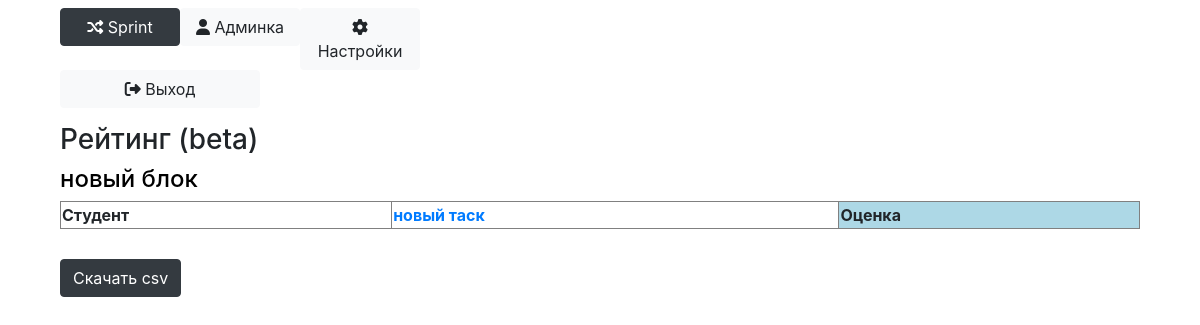
The app's page /rating?block_id=59 (signed in), older data.
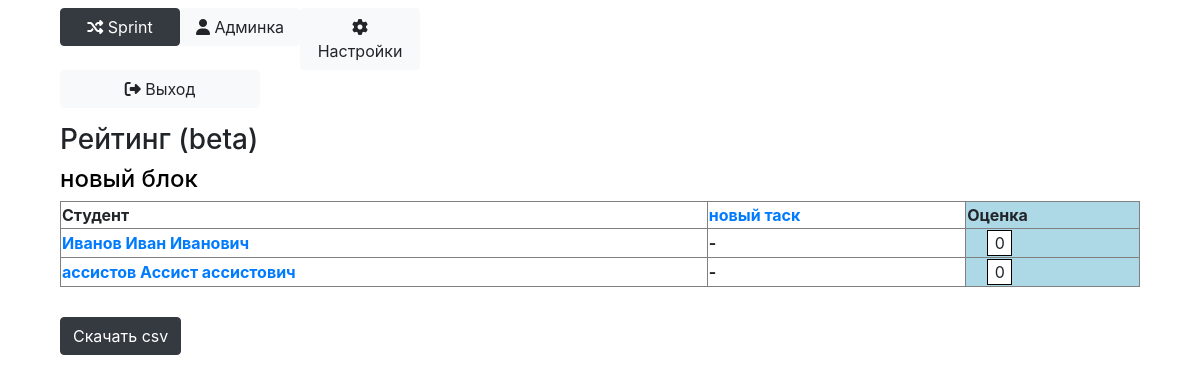
The same page, newer data.
### Main/models.py (models this page shows, shortened)
class Task(models.Model):
    name = models.TextField()
    block = models.ForeignKey(Block, on_delete=models.CASCADE)
    legend = models.TextField(default='')
    input = models.TextField(default='')
    output = models.TextField(default='')
    specifications = models.TextField(default='')
    time_limit = models.IntegerField(default=10000)
    weight = models.FloatField(default=1.0)
    max_mark = models.IntegerField(default=10)
    max_solutions_count = models.IntegerField(default=10)
    show_result = models.BooleanField(default=True)
    show_details = models.BooleanField(default=False)
    full_solution = models.BooleanField(default=False)
    mark_formula = models.TextField(default='None')
    priority = models.IntegerField(default=5)

class Subscribe(models.Model):
    user = models.ForeignKey(User, on_delete=models.CASCADE)
    course = models.ForeignKey(Course, on_delete=models.CASCADE)
    is_assistant = models.BooleanField(default=False)

class UserInfo(models.Model):
    surname = models.TextField()
    name = models.TextField()
    middle_name = models.TextField()
    group = models.TextField()
    user = models.OneToOneField(User, on_delete=models.CASCADE, null=True)
    def __str__(self):
        return "{} {} {}".format(self.surname, self.name, self.middle_name)

### Main/views.py (the view)
# urls.py: path('rating', views.rating),
def rating(request):
    current_block = Block.objects.get(id=request.GET['block_id'])
    if not check_admin_on_course(request.user, current_block.course) and not current_block.show_rating:
        return HttpResponseRedirect('/main')
    return render(request, 'rating.html', context={'Block': Block.objects.get(id=request.GET['block_id']), 'admin_course': check_admin_on_course(request.user, current_block.course)})

### Main/context_processors.py (called while the page is built)
def attributes(request):
	return {
		'current_page': 'settings' if '/settings' == request.path else 'admin' if '/admin/' in request.path else 'main',
		'is_admin': check_admin(request.user)
	}

### Main/main.py (called while the page is built)
def check_login(user):
    return user.is_authenticated

def check_admin(user):
    if check_teacher(user):
        return True
    if not check_login(user):
        return False
    return len(Subscribe.objects.filter(user=user, is_assistant=True)) > 0

def check_teacher(user):
    return user.is_staff and check_login(user)

def check_admin_on_course(user, course):
    if user.is_superuser:
        return True
    try:
        s = Subscribe.objects.get(user=user, course=course)
    except ObjectDoesNotExist:
        return False
    return s.is_assistant or user.is_staff

### Main/models.py (called while the page is built)
    @property
    def students(self):
        userinfo = lambda sub: sub.user.userinfo
        return sorted(Subscribe.objects.filter(course=self, is_assistant=False, user__is_staff=False), key=lambda s: userinfo(s).surname + userinfo(s).name + userinfo(s).middle_name)

    @property
    def tasks(self):
        return Task.objects.filter(block=self)

### Main/templatetags/filters.py (called while the page is built)
@register.filter('marked')
def marked(mark):
    return mark != -1

### templates/rating.html (shortened to what this page needs)
{% extends 'base.html' %}
{% load filters %}
{% block content %}
	<h3>Рейтинг (beta)</h3>
	<h4><a style="color: black;" href="/{% if current_page == 'admin' %}admin/{% endif %}block?id={{ Block.id }}">{{ Block.name }}</a></h4>
	<table border="1px solid black" style="width: 100%;">
		<thead>
			<tr>
				<th scope="col">Студент</th>
				{% for task in Block.tasks %}
					<th>{% if admin_course %}<a href="/admin/solutions?block_id={{ Block.id }}&task_name={{ task.name }}">{{ task.name }}</a>{% else %}{{ task.name }}{% endif %}</th>
				{% endfor %}
				<th scope="col" style="background-color: lightblue;">Оценка</th>
			</tr>
		</thead>
		<tbody>
			{% for sub in Block.course.students %}
					<tr>
						<th scope="row">{% if admin_course %}<a href="/admin/solutions?block_id={{ Block.id }}&user={{ sub.user|userinfo_by_user }}">{{ sub.user|userinfo_by_user }}</a>{% else %}{{ sub.user|userinfo_by_user }}{% endif %}</th>
						{% for task in Block.tasks %}
							{% with status=sub.user|mark_status:task %}
								<th style="background-color: {% if status == '-' %}white{% else %}{% if sub.user|fully_marked:task %}lime{% else %}yellow{% endif %}{% endif %};">
									{% if current_page == 'admin' and status != '-' %}
										<a style="color: black;" href="/admin/solutions?block_id={{ Block.id }}&user={{ sub.user|userinfo_by_user }}&task_name={{ task.name }}">{{ status }}</a>
									{% else %}
										{{ status }}
									{% endif %}
								</th>
							{% endwith %}
						{% endfor %}
						<td style="background-color: lightblue;">
							{% with mark=Block|mark_for_block:sub.user %}
								{% if mark|marked %}
									<div style="margin-left: 20px; border: 1px solid black; background: {{ mark|mark_color }}; width: 25px; text-align: center;">
										{{ mark }}
									</div>
								{% endif %}
							{% endwith %}
						</td>
					</tr>
			{% endfor %}
		</tbody>
	</table>
	<button class="btn btn-dark" style="margin-top: 30px;" onclick="window.location.href='/admin/download_rating?block_id={{ Block.id }}'">Скачать csv</button>
{% endblock %}

Row changes from the older to the newer data that the page shows:
added Subscribe: user|userinfo_by_user "Иванов Иван Иванович", is_assistant "0", Task (status "-")
added Subscribe: user|userinfo_by_user "ассистов Ассист ассистович", is_assistant "0", Task (status "-")
